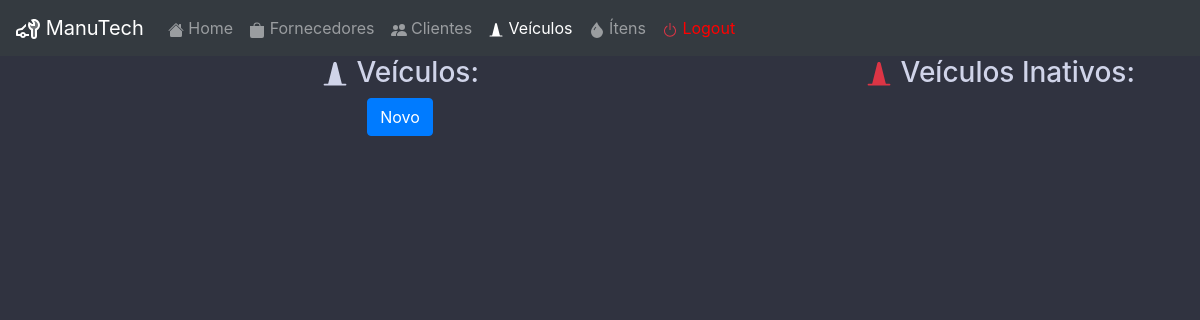
Before: /veiculo.php (signed in) with the older database file.
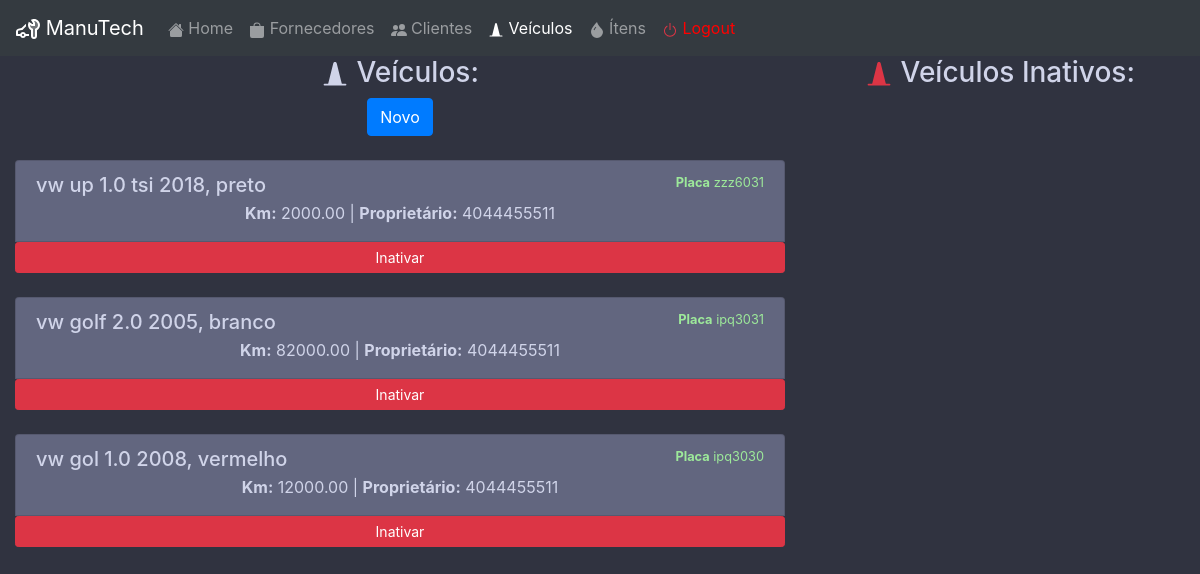
After: the same page with the newer database file.
### tables this page shows
CREATE TABLE veiculo (
    placa VARCHAR(7) NOT NULL,
    modelo VARCHAR(100) NOT NULL,
    quilometragem FLOAT NOT NULL,
    cpfProprietario BIGINT(11) NOT NULL,
    ativo BOOLEAN NOT NULL DEFAULT true,
    PRIMARY KEY(placa)
) CHARSET=utf8;

### veiculo.php (the view, shortened to what this page needs)
<?php
    require_once 'conect.php';
?>
<!doctype html>
<html lang="pt-br">
<head>
    <link rel="stylesheet" href="https://stackpath.bootstrapcdn.com/bootstrap/4.4.1/css/bootstrap.min.css">
    <link rel="stylesheet" href="estilo.css">
</head>
<body id="login">
<div class="container-fluid">
    <div class="row">
        <div class="col-sm-12" id="menu">
            <nav class="navbar navbar-expand-lg navbar-dark bg-dark">
                <a class="navbar-brand" href="painel.php"> ManuTech</a>
                <div class="collapse navbar-collapse" id="navbarNav">
                    <ul class="navbar-nav">
                        <li class="nav-item"><a class="nav-link" href="painel.php"> Home</a></li>
                        <li class="nav-item"><a class="nav-link" href="fornecedor.php"><svg class="bi bi-bag-fill" width="1em" height="1em" viewBox="0 0 16 16" fill="currentColor" xmlns="http://www.w3.org/2000/svg"><path d="M1 4h14v10a2 2 0 01-2 2H3a2 2 0 01-2-2V4zm7-2.5A2.5 2.5 0 005.5 4h-1a3.5 3.5 0 117 0h-1A2.5 2.5 0 008 1.5z"/></svg> Fornecedores</a></li>
                        <li class="nav-item"><a class="nav-link" href="cliente.php"> Clientes</a></li>
                        <li class="nav-item active"><a class="nav-link" href="veiculo.php"><svg class="bi bi-cone" width="1em" height="1em" viewBox="0 0 16 16" fill="currentColor" xmlns="http://www.w3.org/2000/svg"><path d="M7.03 1.88c.252-1.01 1.688-1.01 1.94 0L12 14H4L7.03 1.88z"/><path fill-rule="evenodd" d="M1.5 14a.5.5 0 01.5-.5h12a.5.5 0 010 1H2a.5.5 0 01-.5-.5z" clip-rule="evenodd"/></svg> Veículos</a></li>
                        <li class="nav-item"><a class="nav-link" href="item.php"> Ítens</a></li>
                        <li class="nav-item"><a class="nav-link" href="logout.php" style="color: red;"> Logout</a></li>
                    </ul>
                </div>
            </nav>
        </div>
    </div>
    <div class="row">
        <div class="col-sm-8">
            <h3><svg class="bi bi-cone" width="1em" height="1em" viewBox="0 0 16 16" fill="currentColor" xmlns="http://www.w3.org/2000/svg"><path d="M7.03 1.88c.252-1.01 1.688-1.01 1.94 0L12 14H4L7.03 1.88z"/><path fill-rule="evenodd" d="M1.5 14a.5.5 0 01.5-.5h12a.5.5 0 010 1H2a.5.5 0 01-.5-.5z" clip-rule="evenodd"/></svg> Veículos:</h3>
            <button type="button" class="btn btn-primary" onclick="window.location.href='addVeiculo.php'">Novo</button><br>
            <?php
            $r = $db->query("SELECT * FROM veiculo WHERE ativo=1 ORDER BY placa DESC");
            $linhas = $r->fetchAll(PDO::FETCH_ASSOC);
            foreach($linhas as $l) {
                echo "
                    <br>
                    <div class='list-group'>
                        <a href='updateVeiculo.php?placa=".base64_encode($l['placa'])."' class='list-group-item list-group-item-action' id='cardAtivo'>
                            <div class='d-flex w-100 justify-content-between'>
                                <h5 class='mb-1'>".$l['modelo']."</h5>
                                <small class='text-muted'><span id='txtVerde'><strong>Placa</strong> ".$l['placa']."</span></small>
                            </div>
                            <p class='mb-1'><strong>Km:</strong> ".number_format($l['quilometragem'],2,'.','')." | <strong>Proprietário:</strong> ".$l['cpfProprietario']."</p>
                            <a href='inativarVeiculo.php?placa=".base64_encode($l['placa'])."' class='btn btn-danger btn-sm'>Inativar</a>
                        </a>
                    </div>
                ";
            }
            ?>
            <br>
        </div>
        <div class="col-sm-4" id="teste">
            <h3><svg class="bi bi-cone text-danger" width="1em" height="1em" viewBox="0 0 16 16" fill="currentColor" xmlns="http://www.w3.org/2000/svg"><path d="M7.03 1.88c.252-1.01 1.688-1.01 1.94 0L12 14H4L7.03 1.88z"/><path fill-rule="evenodd" d="M1.5 14a.5.5 0 01.5-.5h12a.5.5 0 010 1H2a.5.5 0 01-.5-.5z" clip-rule="evenodd"/></svg> Veículos Inativos:</h3>
            <br>
        </div>
    </div>
</div>
</body>
</html>

### estilo.css (style rules this page uses)
#login { text-align: center; color: #d0d4e9; background-color: #303340; }
div#menu { padding: 0%; }
#cardAtivo { color: #d0d4e9; background-color: #62667f; }
#txtVerde { color: #9de99a; }

Changed rows visible on the page:
added veiculo: modelo "vw up 1.0 tsi 2018, preto", placa "zzz6031", quilometragem "2000.00", cpfProprietario "4044455511"
added veiculo: modelo "vw golf 2.0 2005, branco", placa "ipq3031", quilometragem "82000.00", cpfProprietario "4044455511"
added veiculo: modelo "vw gol 1.0 2008, vermelho", placa "ipq3030", quilometragem "12000.00", cpfProprietario "4044455511"
